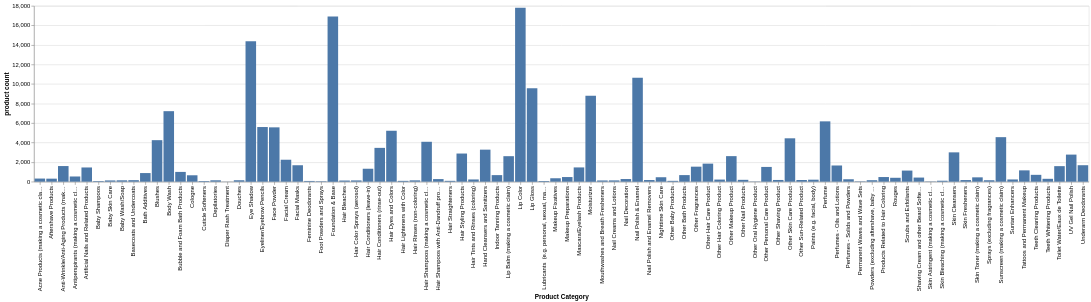

The code cell stored with this chart in its notebook:
### Code cell
alt.Chart(categories).mark_bar().encode(
    x = "Product Category",
    y = "product count"
)

### Figure 1 — Vega-Lite specification as saved in the notebook (floating-point values rounded to 4 significant figures)
{"config": {"view": {"continuousWidth": 300, "continuousHeight": 300}}, "data": {"name": "data-cf755e9d01924d9779484d99b5d5cda7"}, "mark": {"type": "bar"}, "encoding": {"x": {"field": "Product Category", "type": "nominal"}, "y": {"field": "product count", "type": "quantitative"}}, "$schema": "https://vega.github.io/schema/vega-lite/v6.1.0.json", "datasets": {"data-cf755e9d01924d9779484d99b5d5cda7": [{"Product Category": "Acne Products (making a cosmetic claim)", "product count": 318}, {"Product Category": "Aftershave Products", "product count": 307}, {"Product Category": "Anti-Wrinkle/Anti-Aging Products (making a cosmetic claim)", "product count": 1598}, {"Product Category": "Antiperspirants (making a cosmetic claim)", "product count": 530}, {"Product Category": "Artificial Nails and Related Products", "product count": 1453}, {"Product Category": "Baby Shampoos", "product count": 60}, {"Product Category": "Baby Skin Care", "product count": 126}, {"Product Category": "Baby Wash/Soap", "product count": 138}, {"Product Category": "Basecoats and Undercoats", "product count": 153}, {"Product Category": "Bath Additives", "product count": 880}, {"Product Category": "Blushes ", "product count": 4249}, {"Product Category": "Body Wash", "product count": 7217}, {"Product Category": "Bubble and Foam Bath Products", "product count": 998}, {"Product Category": "Cologne", "product count": 654}, {"Product Category": "Cuticle Softeners", "product count": 63}, {"Product Category": "Depilatories", "product count": 140}, {"Product Category": "Diaper Rash Treatment", "product count": 8}, {"Product Category": "Douches", "product count": 145}, {"Product Category": "Eye Shadow", "product count": 14384}, {"Product Category": "Eyeliner/Eyebrow Pencils", "product count": 5593}, {"Product Category": "Face Powder", "product count": 5561}, {"Product Category": "Facial Cream", "product count": 2245}, {"Product Category": "Facial Masks", "product count": 1681}, {"Product Category": "Feminine Deodorants", "product count": 73}, {"Product Category": "Foot Powders and Sprays", "product count": 45}, {"Product Category": "Foundation & Base", "product count": 16900}, {"Product Category": "Hair Bleaches", "product count": 116}, {"Product Category": "Hair Color Sprays (aerosol)", "product count": 128}, {"Product Category": "Hair Conditioners (leave-in)", "product count": 1323}, {"Product Category": "Hair Conditioners (rinse-out)", "product count": 3460}, {"Product Category": "Hair Dyes and Colors", "product count": 5212}, {"Product Category": "Hair Lighteners with Color", "product count": 84}, {"Product Category": "Hair Rinses (non-coloring)", "product count": 134}, {"Product Category": "Hair Shampoos (making a cosmetic claim) ", "product count": 4083}, {"Product Category": "Hair Shampoos with Anti-Dandruff properties", "product count": 264}, {"Product Category": "Hair Straighteners", "product count": 85}, {"Product Category": "Hair Styling Products", "product count": 2880}, {"Product Category": "Hair Tints and Rinses (coloring)", "product count": 226}, {"Product Category": "Hand Cleansers and Sanitizers", "product count": 3277}, {"Product Category": "Indoor Tanning Products", "product count": 670}, {"Product Category": "Lip Balm (making a cosmetic claim)", "product count": 2609}, {"Product Category": "Lip Color", "product count": 17802}, {"Product Category": "Lip Gloss", "product count": 9567}, {"Product Category": "Lubricants  (e.g. personal, sexual, massage oil)", "product count": 69}, {"Product Category": "Makeup Fixatives", "product count": 349}, {"Product Category": "Makeup Preparations", "product count": 472}, {"Product Category": "Mascara/Eyelash Products", "product count": 1458}, {"Product Category": "Mouthwashes and Breath Fresheners", "product count": 123}, {"Product Category": "Nail Creams and Lotions", "product count": 130}, {"Product Category": "Nail Decoration", "product count": 269}, {"Product Category": "Nail Polish & Enamel", "product count": 10635}, {"Product Category": "Nail Polish and Enamel Removers", "product count": 167}, {"Product Category": "Nighttime Skin Care", "product count": 453}, {"Product Category": "Other Baby Products", "product count": 85}, {"Product Category": "Other Bath Products", "product count": 672}, {"Product Category": "Other Fragrances", "product count": 1535}, {"Product Category": "Other Hair Care Product", "product count": 1846}, {"Product Category": "Other Hair Coloring Product", "product count": 214}, {"Product Category": "Other Makeup Product", "product count": 2614}, {"Product Category": "Other Nail Products ", "product count": 188}, {"Product Category": "Other Oral Hygiene Product", "product count": 21}, {"Product Category": "Other Personal Care Product ", "product count": 1508}, {"Product Category": "Other Shaving Product", "product count": 174}, {"Product Category": "Other Skin Care Product", "product count": 4439}, {"Product Category": "Other Sun-Related Product", "product count": 168}, {"Product Category": "Paints (e.g. facial, body)", "product count": 202}, {"Product Category": "Perfumes - Oils and Lotions", "product count": 1656}, {"Product Category": "Perfumes - Solids and Powders", "product count": 247}, {"Product Category": "Perfume", "product count": 6175}, {"Product Category": "Permanent Waves and Wave Sets", "product count": 33}, {"Product Category": "Powders (excluding aftershave, baby powder, and makeup face powder)", "product count": 148}, {"Product Category": "Products Related to Hair Coloring", "product count": 473}, {"Product Category": "Rouges", "product count": 397}, {"Product Category": "Scrubs and Exfoliants", "product count": 1135}, {"Product Category": "Shaving Cream and other Beard Softeners", "product count": 419}, {"Product Category": "Skin Astringent (making a cosmetic claim)", "product count": 26}, {"Product Category": "Skin Bleaching (making a cosmetic claim) ", "product count": 95}, {"Product Category": "Skin Cleansers", "product count": 3000}, {"Product Category": "Skin Fresheners", "product count": 164}, {"Product Category": "Moisturizer", "product count": 8808}, {"Product Category": "Skin Toner (making a cosmetic claim)", "product count": 442}, {"Product Category": "Sprays (excluding fragrances)", "product count": 146}, {"Product Category": "Sunscreen (making a cosmetic claim) ", "product count": 4557}, {"Product Category": "Suntan Enhancers", "product count": 226}, {"Product Category": "Tattoos and Permanent Makeup", "product count": 1157}, {"Product Category": "Teeth Cleaning Products", "product count": 699}, {"Product Category": "Teeth Whitening Products", "product count": 292}, {"Product Category": "Toilet Water/Eaux de Toilette", "product count": 1589}, {"Product Category": "UV Gel Nail Polish", "product count": 2771}, {"Product Category": "Underarm Deodorants", "product count": 1684}]}}
